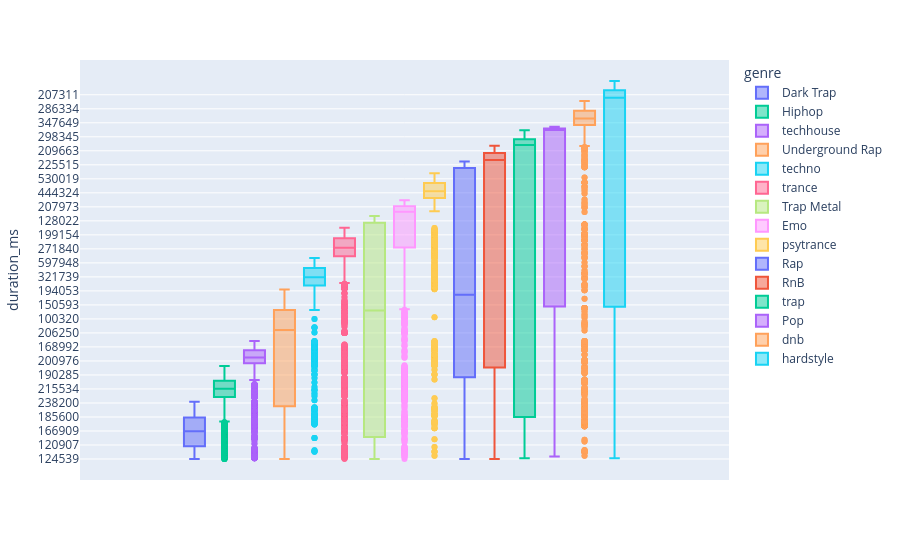

The code cell stored with this chart in its notebook:
### Code cell
px.box(data_frame=data,y='duration_ms',color='genre')

### Figure 1 — Plotly figure (JSON) as saved in the notebook; plotly's stock layout.template omitted (floating-point values rounded to 4 significant figures; data arrays with more than 128 entries replaced by an {"elided": "..."} marker saying what was removed)
{"data": [{"alignmentgroup": "True", "hovertemplate": "genre=Dark Trap<br>duration_ms=%{y}<extra></extra>", "legendgroup": "Dark Trap", "marker": {"color": "#636efa"}, "name": "Dark Trap", "notched": false, "offsetgroup": "Dark Trap", "orientation": "v", "showlegend": true, "x0": " ", "xaxis": "x", "y": {"elided": "4577 str values"}, "y0": " ", "yaxis": "y", "type": "box"}, {"alignmentgroup": "True", "hovertemplate": "genre=Hiphop<br>duration_ms=%{y}<extra></extra>", "legendgroup": "Hiphop", "marker": {"color": "#00cc96"}, "name": "Hiphop", "notched": false, "offsetgroup": "Hiphop", "orientation": "v", "showlegend": true, "x0": " ", "xaxis": "x", "y": {"elided": "4940 mixed values"}, "y0": " ", "yaxis": "y", "type": "box"}, {"alignmentgroup": "True", "hovertemplate": "genre=techhouse<br>duration_ms=%{y}<extra></extra>", "legendgroup": "techhouse", "marker": {"color": "#ab63fa"}, "name": "techhouse", "notched": false, "offsetgroup": "techhouse", "orientation": "v", "showlegend": true, "x0": " ", "xaxis": "x", "y": {"elided": "5948 mixed values"}, "y0": " ", "yaxis": "y", "type": "box"}, {"alignmentgroup": "True", "hovertemplate": "genre=Underground Rap<br>duration_ms=%{y}<extra></extra>", "legendgroup": "Underground Rap", "marker": {"color": "#FFA15A"}, "name": "Underground Rap", "notched": false, "offsetgroup": "Underground Rap", "orientation": "v", "showlegend": true, "x0": " ", "xaxis": "x", "y": {"elided": "5873 str values"}, "y0": " ", "yaxis": "y", "type": "box"}, {"alignmentgroup": "True", "hovertemplate": "genre=techno<br>duration_ms=%{y}<extra></extra>", "legendgroup": "techno", "marker": {"color": "#19d3f3"}, "name": "techno", "notched": false, "offsetgroup": "techno", "orientation": "v", "showlegend": true, "x0": " ", "xaxis": "x", "y": {"elided": "5911 mixed values"}, "y0": " ", "yaxis": "y", "type": "box"}, {"alignmentgroup": "True", "hovertemplate": "genre=trance<br>duration_ms=%{y}<extra></extra>", "legendgroup": "trance", "marker": {"color": "#FF6692"}, "name": "trance", "notched": false, "offsetgroup": "trance", "orientation": "v", "showlegend": true, "x0": " ", "xaxis": "x", "y": {"elided": "5997 mixed values"}, "y0": " ", "yaxis": "y", "type": "box"}, {"alignmentgroup": "True", "hovertemplate": "genre=Trap Metal<br>duration_ms=%{y}<extra></extra>", "legendgroup": "Trap Metal", "marker": {"color": "#B6E880"}, "name": "Trap Metal", "notched": false, "offsetgroup": "Trap Metal", "orientation": "v", "showlegend": true, "x0": " ", "xaxis": "x", "y": {"elided": "1956 str values"}, "y0": " ", "yaxis": "y", "type": "box"}, {"alignmentgroup": "True", "hovertemplate": "genre=Emo<br>duration_ms=%{y}<extra></extra>", "legendgroup": "Emo", "marker": {"color": "#FF97FF"}, "name": "Emo", "notched": false, "offsetgroup": "Emo", "orientation": "v", "showlegend": true, "x0": " ", "xaxis": "x", "y": {"elided": "1679 str values"}, "y0": " ", "yaxis": "y", "type": "box"}, {"alignmentgroup": "True", "hovertemplate": "genre=psytrance<br>duration_ms=%{y}<extra></extra>", "legendgroup": "psytrance", "marker": {"color": "#FECB52"}, "name": "psytrance", "notched": false, "offsetgroup": "psytrance", "orientation": "v", "showlegend": true, "x0": " ", "xaxis": "x", "y": {"elided": "5921 mixed values"}, "y0": " ", "yaxis": "y", "type": "box"}, {"alignmentgroup": "True", "hovertemplate": "genre=Rap<br>duration_ms=%{y}<extra></extra>", "legendgroup": "Rap", "marker": {"color": "#636efa"}, "name": "Rap", "notched": false, "offsetgroup": "Rap", "orientation": "v", "showlegend": true, "x0": " ", "xaxis": "x", "y": {"elided": "1848 str values"}, "y0": " ", "yaxis": "y", "type": "box"}, {"alignmentgroup": "True", "hovertemplate": "genre=RnB<br>duration_ms=%{y}<extra></extra>", "legendgroup": "RnB", "marker": {"color": "#EF553B"}, "name": "RnB", "notched": false, "offsetgroup": "RnB", "orientation": "v", "showlegend": true, "x0": " ", "xaxis": "x", "y": {"elided": "2098 mixed values"}, "y0": " ", "yaxis": "y", "type": "box"}, {"alignmentgroup": "True", "hovertemplate": "genre=trap<br>duration_ms=%{y}<extra></extra>", "legendgroup": "trap", "marker": {"color": "#00cc96"}, "name": "trap", "notched": false, "offsetgroup": "trap", "orientation": "v", "showlegend": true, "x0": " ", "xaxis": "x", "y": {"elided": "5973 mixed values"}, "y0": " ", "yaxis": "y", "type": "box"}, {"alignmentgroup": "True", "hovertemplate": "genre=Pop<br>duration_ms=%{y}<extra></extra>", "legendgroup": "Pop", "marker": {"color": "#ab63fa"}, "name": "Pop", "notched": false, "offsetgroup": "Pop", "orientation": "v", "showlegend": true, "x0": " ", "xaxis": "x", "y": {"elided": "461 int values"}, "y0": " ", "yaxis": "y", "type": "box"}, {"alignmentgroup": "True", "hovertemplate": "genre=dnb<br>duration_ms=%{y}<extra></extra>", "legendgroup": "dnb", "marker": {"color": "#FFA15A"}, "name": "dnb", "notched": false, "offsetgroup": "dnb", "orientation": "v", "showlegend": true, "x0": " ", "xaxis": "x", "y": {"elided": "5931 int values"}, "y0": " ", "yaxis": "y", "type": "box"}, {"alignmentgroup": "True", "hovertemplate": "genre=hardstyle<br>duration_ms=%{y}<extra></extra>", "legendgroup": "hardstyle", "marker": {"color": "#19d3f3"}, "name": "hardstyle", "notched": false, "offsetgroup": "hardstyle", "orientation": "v", "showlegend": true, "x0": " ", "xaxis": "x", "y": {"elided": "5872 int values"}, "y0": " ", "yaxis": "y", "type": "box"}], "layout": {"xaxis": {"anchor": "y", "domain": [0, 1]}, "yaxis": {"anchor": "x", "domain": [0, 1], "title": {"text": "duration_ms"}}, "legend": {"title": {"text": "genre"}, "tracegroupgap": 0}, "margin": {"t": 60}, "boxmode": "group"}}
